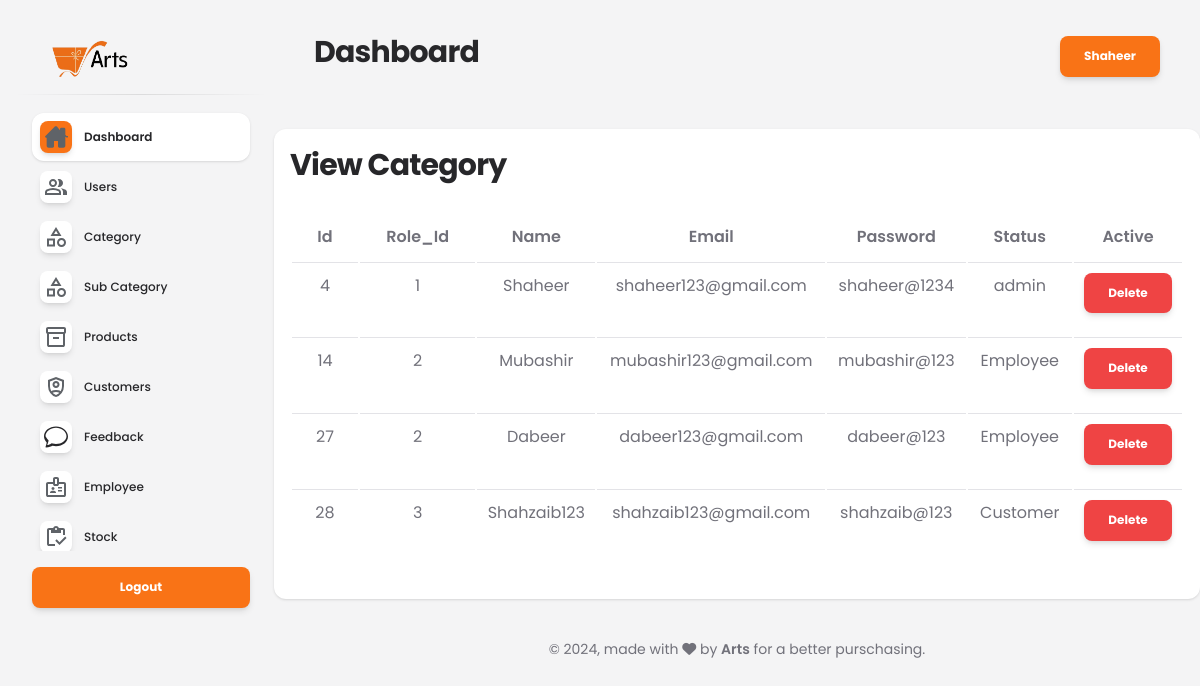
The page /admin/user.php (signed in) on the database its author committed.
### tables this page shows
CREATE TABLE `users` (
  `Id` int(11) NOT NULL,
  `Role_Id` int(11) NOT NULL,
  `Username` varchar(225) NOT NULL,
  `Email` varchar(225) NOT NULL,
  `Password` varchar(225) NOT NULL,
  `Status` varchar(191) NOT NULL
);

### admin/user.php (the view, shortened to what this page needs)
<?php
include('header.php');
?>
<div class="col-md-12 mb-4 mt-4 ">
  <div class="card card-body p-3 ">
    <div class="white_card card_height_100 mb_30">
      <div class="white_card_header">
        <div class="row">
          <div class="col-md-10 main-title">
            <h3 class="m-0">View Category</h3>
          </div>
        </div>
      </div>
    </div>
    <div class="white_card_body">
      <table class="table mt-4">
        <thead class="text-center">
          <tr>
            <th>Id</th>
            <th>Role_Id</th>
            <th>Name</th>
            <th>Email</th>
            <th>Password</th>
            <th>Status</th>
            <th>Active</th>
          </tr>
        </thead>
        <tbody class="text-center">
          <?php
          $query = "SELECT * FROM users";
          $result = mysqli_query($conn, $query);
          if ($result) {
              while ($row = mysqli_fetch_assoc($result)) {
                  echo "<tr>";
                  echo "<td>" . $row['Id'] . "</td>";
                  echo "<td>" . $row['Role_Id'] . "</td>";
                  echo "<td>" . $row['Username'] . "</td>";
                  echo "<td>" . $row['Email'] . "</td>";
                  echo "<td>" . $row['Password'] . "</td>";
                  echo "<td>" . $row['Status'] . "</td>";
                  echo "<td>
                        <a href='user.php?delete=" . $row['Id'] . "' class='btn btn-danger btn-large '>Delete</a>
                      </td>";
                  echo "</tr>";
              }
          }
          ?>
        </tbody>
      </table>
    </div>
  </div>
</div>
<?php
include('footer.php');
?>

### rows shown on the page
users: Id "4", Role_Id "1", Username "Shaheer", Email "shaheer123@gmail.com", Password "shaheer@1234", Status "admin"
users: Id "14", Role_Id "2", Username "Mubashir", Email "mubashir123@gmail.com", Password "mubashir@123", Status "Employee"
users: Id "27", Role_Id "2", Username "Dabeer", Email "dabeer123@gmail.com", Password "dabeer@123", Status "Employee"
users: Id "28", Role_Id "3", Username "Shahzaib123", Email "shahzaib123@gmail.com", Password "shahzaib@123", Status "Customer"

### other values the page prints
$_SESSION['Admin_name'] "Shaheer"
